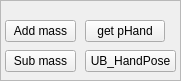
  <widget class="QFrame" name="TEST">
   <property name="geometry">
    <rect>
     <x>570</x>
     <y>10</y>
     <width>181</width>
     <height>81</height>
    </rect>
   </property>
   <property name="frameShape">
    <enum>QFrame::StyledPanel</enum>
   </property>
   <property name="frameShadow">
    <enum>QFrame::Raised</enum>
   </property>
   <widget class="QPushButton" name="PB_getPHand">
    <property name="geometry">
     <rect>
      <x>85</x>
      <y>20</y>
      <width>80</width>
      <height>22</height>
     </rect>
    </property>
    <property name="text">
     <string>get pHand</string>
    </property>
   </widget>
   <widget class="QPushButton" name="PB_UBtest">
    <property name="geometry">
     <rect>
      <x>85</x>
      <y>50</y>
      <width>91</width>
      <height>22</height>
     </rect>
    </property>
    <property name="text">
     <string>UB_HandPose</string>
    </property>
   </widget>
   <widget class="QPushButton" name="PB_AddMass">
    <property name="geometry">
     <rect>
      <x>5</x>
      <y>20</y>
      <width>71</width>
      <height>22</height>
     </rect>
    </property>
    <property name="text">
     <string>Add mass</string>
    </property>
   </widget>
   <widget class="QPushButton" name="PB_SubMass">
    <property name="geometry">
     <rect>
      <x>5</x>
      <y>50</y>
      <width>71</width>
      <height>22</height>
     </rect>
    </property>
    <property name="text">
     <string>Sub mass</string>
    </property>
   </widget>
  </widget>
